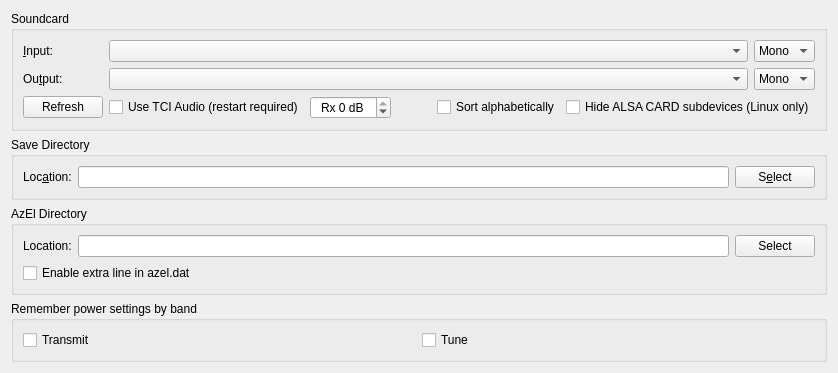
         <widget class="QWidget" name="audio_tab">
          <attribute name="title">
           <string>A&amp;udio</string>
          </attribute>
          <attribute name="toolTip">
           <string>Audio interface settings</string>
          </attribute>
          <layout class="QVBoxLayout" name="verticalLayout_9">
           <item>
            <widget class="QGroupBox" name="soundcard_group_box">
             <property name="toolTip">
              <string>Souncard</string>
             </property>
             <property name="title">
              <string>Soundcard</string>
             </property>
             <layout class="QGridLayout" name="gridLayout_6">
              <item row="1" column="0">
               <widget class="QLabel" name="sound_input_label">
                <property name="text">
                 <string>&amp;Input:</string>
                </property>
                <property name="buddy">
                 <cstring>sound_input_combo_box</cstring>
                </property>
               </widget>
              </item>
              <item row="2" column="0">
               <widget class="QLabel" name="sound_output_label">
                <property name="text">
                 <string>Ou&amp;tput:</string>
                </property>
                <property name="buddy">
                 <cstring>sound_output_combo_box</cstring>
                </property>
               </widget>
              </item>
              <item row="2" column="4">
               <widget class="QComboBox" name="sound_output_channel_combo_box">
                <property name="toolTip">
                 <string>Select the audio channel used for transmission.
Unless you have multiple radios connected on different
channels; then you will usually want to select mono or
both here.</string>
                </property>
                <item>
                 <property name="text">
                  <string>Mono</string>
                 </property>
                </item>
                <item>
                 <property name="text">
                  <string>Left</string>
                 </property>
                </item>
                <item>
                 <property name="text">
                  <string>Right</string>
                 </property>
                </item>
                <item>
                 <property name="text">
                  <string>Both</string>
                 </property>
                </item>
               </widget>
              </item>
              <item row="1" column="4">
               <widget class="QComboBox" name="sound_input_channel_combo_box">
                <property name="toolTip">
                 <string>Select the channel to use for receiving.</string>
                </property>
                <item>
                 <property name="text">
                  <string>Mono</string>
                 </property>
                </item>
                <item>
                 <property name="text">
                  <string>Left</string>
                 </property>
                </item>
                <item>
                 <property name="text">
                  <string>Right</string>
                 </property>
                </item>
                <item>
                 <property name="text">
                  <string>Both</string>
                 </property>
                </item>
               </widget>
              </item>
              <item row="1" column="1" colspan="3">
               <widget class="LazyFillComboBox" name="sound_input_combo_box">
                <property name="sizePolicy">
                 <sizepolicy hsizetype="Preferred" vsizetype="Fixed">
                  <horstretch>1</horstretch>
                  <verstretch>0</verstretch>
                 </sizepolicy>
                </property>
                <property name="toolTip">
                 <string>Select the audio CODEC to use for receiving.</string>
                </property>
               </widget>
              </item>
              <item row="2" column="1" colspan="3">
               <widget class="LazyFillComboBox" name="sound_output_combo_box">
                <property name="sizePolicy">
                 <sizepolicy hsizetype="Preferred" vsizetype="Fixed">
                  <horstretch>1</horstretch>
                  <verstretch>0</verstretch>
                 </sizepolicy>
                </property>
                <property name="toolTip">
                 <string>Select the audio CODEC to use for transmitting.
If this is your default device for system sounds then
ensure that all system sounds are disabled otherwise
you will broadcast any systems sounds generated during
transmitting periods.</string>
                </property>
               </widget>
              </item>
              <item row="3" column="0">
               <widget class="QPushButton" name="refresh_push_button">
                <property name="toolTip">
                 <string>&lt;html&gt;&lt;head/&gt;&lt;body&gt;&lt;p&gt;Refresh audio device list.&lt;/p&gt;&lt;/body&gt;&lt;/html&gt;</string>
                </property>
                <property name="text">
                 <string>Refresh</string>
                </property>
               </widget>
              </item>
              <item row="3" column="1" colspan="4">
               <layout class="QHBoxLayout" name="sound_settings_layout">
                <item>
                 <widget class="QCheckBox" name="tci_audio_check_box">
                  <property name="toolTip">
                   <string>&lt;html&gt;&lt;head/&gt;&lt;body&gt;&lt;p&gt;Use TCI Audio when available.&lt;/p&gt;&lt;/body&gt;&lt;/html&gt;</string>
                  </property>
                  <property name="text">
                   <string>Use TCI Audio (restart required)</string>
                  </property>
                 </widget>
                </item>
                <item>
                 <widget class="QSpinBox" name="TCI_spin_box">
                  <property name="toolTip">
                   <string>&lt;html&gt;&lt;head/&gt;&lt;body&gt;&lt;p&gt;Rx audio level&lt;/p&gt;&lt;/body&gt;&lt;/html&gt;</string>
                  </property>
                  <property name="alignment">
                   <set>Qt::AlignCenter</set>
                  </property>
                  <property name="suffix">
                   <string> dB</string>
                  </property>
                  <property name="prefix">
                   <string>Rx </string>
                  </property>
                  <property name="minimum">
                   <number>-50</number>
                  </property>
                  <property name="maximum">
                   <number>0</number>
                  </property>
                  <property name="singleStep">
                   <number>5</number>
                  </property>
                 </widget>
                </item>
                <item>
                 <spacer name="horizontalSpacer_7">
                  <property name="orientation">
                   <enum>Qt::Horizontal</enum>
                  </property>
                  <property name="sizeType">
                   <enum>QSizePolicy::Fixed</enum>
                  </property>
                  <property name="sizeHint" stdset="0">
                   <size>
                    <width>40</width>
                    <height>20</height>
                   </size>
                  </property>
                 </spacer>
                </item>
                <item alignment="Qt::AlignHCenter">
                 <widget class="QCheckBox" name="cbSortAlphabetically">
                  <property name="toolTip">
                   <string>&lt;html&gt;&lt;head/&gt;&lt;body&gt;&lt;p&gt;Sort audio device names alphabetically.&lt;/p&gt;&lt;/body&gt;&lt;/html&gt;</string>
                  </property>
                  <property name="text">
                   <string>Sort alphabetically</string>
                  </property>
                 </widget>
                </item>
                <item>
                 <widget class="QCheckBox" name="cbHideCARD">
                  <property name="toolTip">
                   <string>&lt;html&gt;&lt;head/&gt;&lt;body&gt;&lt;p&gt;Hide the usually unusable ALSA CARD subdevices on Linux.&lt;/p&gt;&lt;/body&gt;&lt;/html&gt;</string>
                  </property>
                  <property name="text">
                   <string>Hide ALSA CARD subdevices (Linux only)</string>
                  </property>
                 </widget>
                </item>
               </layout>
              </item>
             </layout>
            </widget>
           </item>
           <item>
            <widget class="QGroupBox" name="save_path_group_box">
             <property name="toolTip">
              <string>Save Directory</string>
             </property>
             <property name="title">
              <string>Save Directory</string>
             </property>
             <layout class="QHBoxLayout" name="horizontalLayout_5">
              <item>
               <widget class="QLabel" name="save_path_label">
                <property name="text">
                 <string>Loc&amp;ation:</string>
                </property>
                <property name="buddy">
                 <cstring>save_path_select_push_button</cstring>
                </property>
               </widget>
              </item>
              <item>
               <widget class="QLineEdit" name="save_path_display_label">
                <property name="cursor">
                 <cursorShape>ArrowCursor</cursorShape>
                </property>
                <property name="mouseTracking">
                 <bool>false</bool>
                </property>
                <property name="acceptDrops">
                 <bool>false</bool>
                </property>
                <property name="toolTip">
                 <string>Path to which .WAV files are saved.</string>
                </property>
                <property name="readOnly">
                 <bool>true</bool>
                </property>
               </widget>
              </item>
              <item>
               <widget class="QPushButton" name="save_path_select_push_button">
                <property name="toolTip">
                 <string>Click to select a different save directory for .WAV files.</string>
                </property>
                <property name="text">
                 <string>S&amp;elect</string>
                </property>
               </widget>
              </item>
             </layout>
            </widget>
           </item>
           <item>
            <widget class="QGroupBox" name="azel_path_group_box">
             <property name="toolTip">
              <string>AzEl Directory</string>
             </property>
             <property name="title">
              <string>AzEl Directory</string>
             </property>
             <layout class="QGridLayout" name="gridLayout_27">
              <item row="0" column="0" colspan="4">
               <layout class="QHBoxLayout" name="AzEl_Layout">
                <property name="spacing">
                 <number>6</number>
                </property>
                <item>
                 <widget class="QLabel" name="azel_path_label">
                  <property name="text">
                   <string>Location:</string>
                  </property>
                  <property name="buddy">
                   <cstring>azel_path_select_push_button</cstring>
                  </property>
                 </widget>
                </item>
                <item>
                 <widget class="QLineEdit" name="azel_path_display_label">
                  <property name="cursor">
                   <cursorShape>ArrowCursor</cursorShape>
                  </property>
                  <property name="mouseTracking">
                   <bool>false</bool>
                  </property>
                  <property name="acceptDrops">
                   <bool>false</bool>
                  </property>
                  <property name="toolTip">
                   <string>Path to which the azel.dat file is saved.</string>
                  </property>
                  <property name="readOnly">
                   <bool>true</bool>
                  </property>
                 </widget>
                </item>
                <item>
                 <widget class="QPushButton" name="azel_path_select_push_button">
                  <property name="text">
                   <string>Select</string>
                  </property>
                 </widget>
                </item>
               </layout>
              </item>
              <item row="2" column="0">
               <widget class="QCheckBox" name="checkBoxAzElExtraLines">
                <property name="toolTip">
                 <string>&lt;html&gt;&lt;head/&gt;&lt;body&gt;&lt;p&gt;Enables additional line in azel.dat for Dpol parameter.&lt;/p&gt;&lt;/body&gt;&lt;/html&gt;</string>
                </property>
                <property name="text">
                 <string>Enable extra line in azel.dat</string>
                </property>
               </widget>
              </item>
             </layout>
            </widget>
           </item>
           <item>
            <widget class="QGroupBox" name="split_operation_group_box_2">
             <property name="toolTip">
              <string>Power Memory By Band</string>
             </property>
             <property name="title">
              <string>Remember power settings by band</string>
             </property>
             <layout class="QHBoxLayout" name="horizontalLayout_13">
              <item>
               <widget class="QCheckBox" name="checkBoxPwrBandTxMemory">
                <property name="toolTip">
                 <string>Enable power memory during transmit</string>
                </property>
                <property name="text">
                 <string>Transmit</string>
                </property>
               </widget>
              </item>
              <item>
               <widget class="QCheckBox" name="checkBoxPwrBandTuneMemory">
                <property name="toolTip">
                 <string>Enable power memory during tuning</string>
                </property>
                <property name="text">
                 <string>Tune</string>
                </property>
               </widget>
              </item>
             </layout>
            </widget>
           </item>
           <item>
            <spacer name="verticalSpacer_3">
             <property name="orientation">
              <enum>Qt::Vertical</enum>
             </property>
             <property name="sizeHint" stdset="0">
              <size>
               <width>0</width>
               <height>0</height>
              </size>
             </property>
            </spacer>
           </item>
          </layout>
         </widget>
